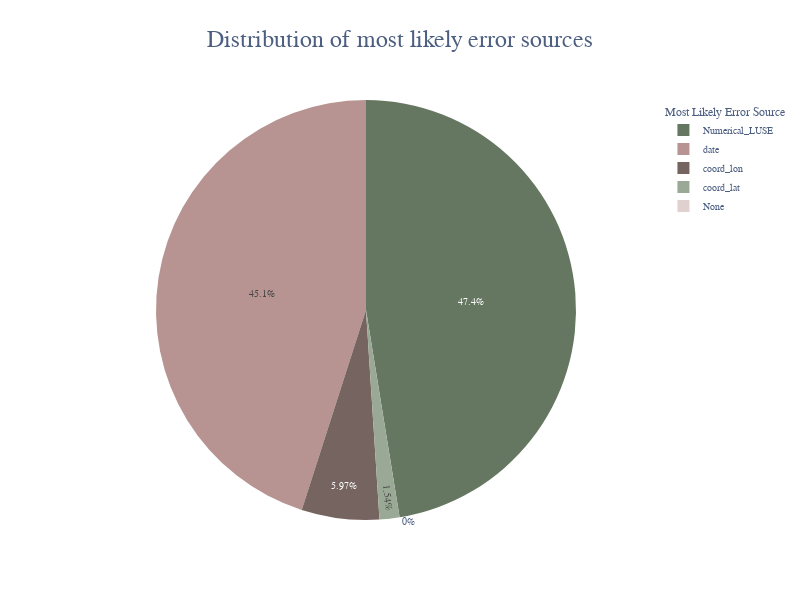

The cell this chart's notebook holds for it:
### Code cell
# Plotly bar plot to show the error sources
import plotly.express as px

fig = px.pie(bergpieper_result, values='error_detected', names='most_likely_error_source', title='Error sources', color_discrete_sequence=['#667761', '#b79492', '#756460'])
fig.update_layout(font=dict(family="Aleo", size=10, color="#4d5f81"),
                  title=dict(x=0.5, y=0.95, font=dict(size=24), text="Distribution of most likely error sources", xanchor='center'),
                  legend_title_text='Most Likely Error Source',
                  width=800, height=600)
fig.show()

### Figure 1 — Plotly figure (JSON) as saved in the notebook; plotly's stock layout.template omitted (floating-point values rounded to 4 significant figures; data arrays with more than 128 entries replaced by an {"elided": "..."} marker saying what was removed)
{"data": [{"domain": {"x": [0, 1], "y": [0, 1]}, "hovertemplate": "most_likely_error_source=%{label}<br>error_detected=%{value}<extra></extra>", "labels": {"elided": "6431 str values"}, "legendgroup": "", "name": "", "showlegend": true, "type": "pie", "values": {"elided": "6431 int values"}}], "layout": {"font": {"color": "#4d5f81", "family": "Aleo", "size": 10}, "height": 600, "legend": {"title": {"text": "Most Likely Error Source"}, "tracegroupgap": 0}, "piecolorway": ["#667761", "#b79492", "#756460"], "title": {"font": {"size": 24}, "text": "Distribution of most likely error sources", "x": 0.5, "xanchor": "center", "y": 0.95}, "width": 800}}
